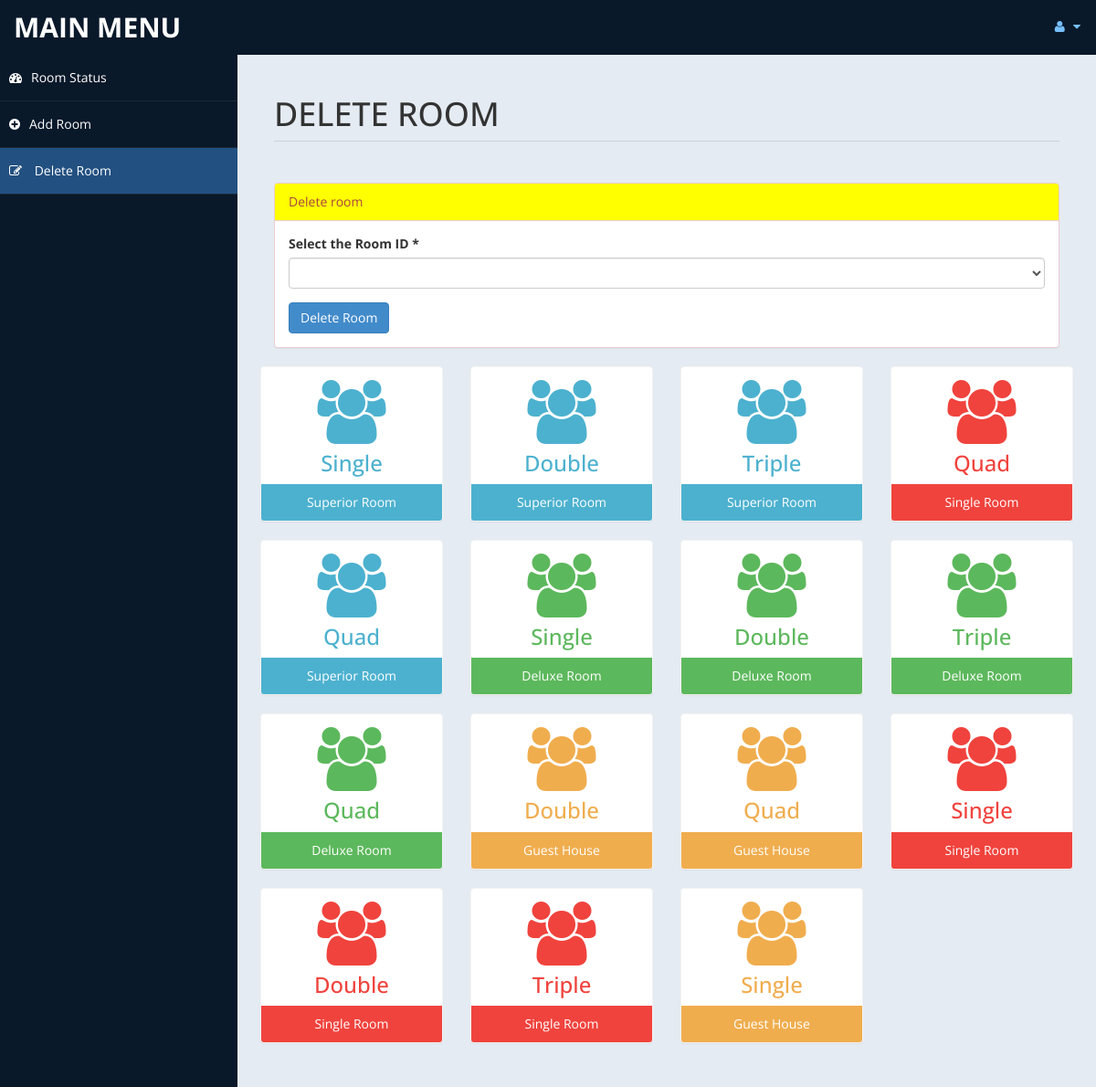
/admin/roomdel.php, run on the app's committed database.
### tables this page shows
CREATE TABLE `room` (
  `id` int(10) UNSIGNED NOT NULL,
  `type` varchar(15) DEFAULT NULL,
  `bedding` varchar(10) DEFAULT NULL,
  `place` varchar(10) DEFAULT NULL,
  `cusid` int(11) DEFAULT NULL
);

### admin/roomdel.php (the view, shortened to what this page needs)
<?php
include('db.php');
$rsql ="select id from room";
$rre=mysqli_query($con,$rsql);
?>
<!DOCTYPE html>
<html xmlns="http://www.w3.org/1999/xhtml">
<head>
    <link href="assets/css/bootstrap.css" rel="stylesheet" />
    <link href="assets/css/font-awesome.css" rel="stylesheet" />
    <link href="assets/css/custom-styles.css" rel="stylesheet" />
</head>
<body>
    <div id="wrapper">
        <nav class="navbar navbar-default top-navbar" role="navigation">
            <div class="navbar-header">
                <a class="navbar-brand" href="home.php">MAIN MENU </a>
            </div>
            <ul class="nav navbar-top-links navbar-right">
                <li class="dropdown">
                    <a class="dropdown-toggle" data-toggle="dropdown" href="#" aria-expanded="false">
                        <i class="fa fa-user fa-fw"></i> <i class="fa fa-caret-down"></i>
                    </a>
                </li>
            </ul>
        </nav>
        <nav class="navbar-default navbar-side" role="navigation">
            <div class="sidebar-collapse">
                <ul class="nav" id="main-menu">
                    <li>
                        <a  href="settings.php"><i class="fa fa-dashboard"></i>Room Status</a>
                    </li>
					<li>
                        <a   href="room.php"><i class="fa fa-plus-circle"></i>Add Room</a>
                    </li>
                    <li>
                        <a  class="active-menu" href="roomdel.php"><i class="fa fa-pencil-square-o"></i> Delete Room</a>
                    </li>
            </div>
        </nav>
        <div id="page-wrapper" >
            <div id="page-inner">
			 <div class="row">
                    <div class="col-md-12">
                        <h1 class="page-header">
                           DELETE ROOM <small></small>
                        </h1>
                    </div>
                </div>
            <div class="row">
                <div class="col-md-12 col-sm-12">
                    <div class="panel panel-danger" >
                        <div class="panel-heading" style="background-color: yellow">
                           Delete room
                        </div>
                        <div class="panel-body">
						<form name="form" method="post">
                            <div class="form-group">
                                            <label>Select the Room ID *</label>
                                            <select name="id"  class="form-control" required>
												<option value selected ></option>
												<?php
												while($rrow=mysqli_fetch_array($rre))
												{
												$value = $rrow['id'];
												 echo '<option value="'.$value.'">'.$value.'</option>';
												}
												?>
                                            </select>
                              </div>
							 <input type="submit" name="del" value="Delete Room" class="btn btn-primary">
							</form>
                        </div>
                    </div>
                </div>
           <?php
						include ('db.php');
						$sql = "select * from room";
						$re = mysqli_query($con,$sql)
				?>
                <div class="row">
				<?php
										while($row= mysqli_fetch_array($re))
										{
												$id = $row['type'];
											if($id == "Superior Room")
											{
												echo"<div class='col-md-3 col-sm-12 col-xs-12'>
													<div class='panel panel-primary text-center no-boder bg-color-blue'>
														<div class='panel-body'>
															<i class='fa fa-users fa-5x'></i>
															<h3>".$row['bedding']."</h3>
														</div>
														<div class='panel-footer back-footer-blue'>
															".$row['type']."
														</div>
													</div>
												</div>";
											}
											else if ($id == "Deluxe Room")
											{
												echo"<div class='col-md-3 col-sm-12 col-xs-12'>
													<div class='panel panel-primary text-center no-boder bg-color-green'>
														<div class='panel-body'>
															<i class='fa fa-users fa-5x'></i>
															<h3>".$row['bedding']."</h3>
														</div>
														<div class='panel-footer back-footer-green'>
															".$row['type']."
														</div>
													</div>
												</div>";
											}
											else if($id =="Guest House")
											{
												echo"<div class='col-md-3 col-sm-12 col-xs-12'>
													<div class='panel panel-primary text-center no-boder bg-color-brown'>
														<div class='panel-body'>
															<i class='fa fa-users fa-5x'></i>
															<h3>".$row['bedding']."</h3>
														</div>
														<div class='panel-footer back-footer-brown'>
															".$row['type']."
														</div>
													</div>
												</div>";
											}
											else if($id =="Single Room")
											{
												echo"<div class='col-md-3 col-sm-12 col-xs-12'>
													<div class='panel panel-primary text-center no-boder bg-color-red'>
														<div class='panel-body'>
															<i class='fa fa-users fa-5x'></i>
															<h3>".$row['bedding']."</h3>
														</div>
														<div class='panel-footer back-footer-red'>
															".$row['type']."
														</div>
													</div>
												</div>";
											}
										}
									?>
                </div>
					</div>
            </div>
        </div>
</body>
</html>

### admin/assets/css/custom-styles.css (style rules this page uses)
body { font-family: 'Open Sans', sans-serif; }
#wrapper { width: 100%; background:#09192A; }
#page-wrapper { padding: 15px 15px; min-height: 600px; background:#E5EBF2; }
#page-inner { width:100%; margin:10px 20px 10px 0px; background-color:transparent; padding:10px; min-height:1200px; }
.text-center { text-align:center; }
.no-boder { border:1px solid #f3f3f3; }
h1, .h1, h2, .h2, h3, .h3 { margin-top: 7px; margin-bottom: -5px; }
.page-header { padding-bottom: 9px; margin: 10px 0 45px; border-bottom: 1px solid #C7D1DD; }
.bg-color-green { background-color: #fff; color: #5cb85c; }
.bg-color-blue { background-color: #fff; color: #4CB1CF }
.bg-color-red { background-color: #fff; color:#F0433D; }
.bg-color-brown { background-color: #fff; color:#f0ad4e; }
.back-footer-green { background-color: #5cb85c; color:#fff; border-top: 0px solid #fff; }
.back-footer-red { background-color: #F0433D; color:#fff; border-top: 0px solid #fff; }
.back-footer-blue { background-color: #4CB1CF; color:#fff; border-top: 0px solid #fff; }
.back-footer-brown { background-color: #f0ad4e; color:#fff; border-top: 0px solid #fff; }
.top-navbar { margin:0px; }
.top-navbar .navbar-brand { color: #fff; width: 260px; text-align: left; height: 60px; font-size: 30px; font-weight: 700; text-transform: uppercase; line-height: 30px; }
.top-navbar .nav > li { position: relative; display: inline-block; }
.top-navbar .nav > li > a { position: relative; display: block; padding: 19px 15px; color: #77C0FD; }
.active-menu { background-color:#225081!important; }
.sidebar-collapse , .sidebar-collapse .nav { background:none; }
.sidebar-collapse .nav { padding:0; }
.sidebar-collapse .nav > li > a { color:#fff; background:transparent; text-shadow:none; }
.sidebar-collapse > .nav > li > a { padding:15px 10px; }
.sidebar-collapse > .nav > li { border-bottom: 1px solid rgba(107, 108, 109, 0.19); }
.navbar-side { border:none; background-color: transparent; }
.top-navbar { background:#09192A; border-bottom:none; }
.top-navbar .nav > li > a > i { margin-right: 2px; }
.navbar-default { border:0px solid black; }
.navbar-header { background: #09192A; }
.nav > li > a > i { margin-right:10px; }
@media (min-width:768px) { #page-wrapper { margin: 0 0 0 260px; padding: 15px 30px; min-height: 1200px; } }
@media (min-width:768px) { .navbar-side { z-index: 1; position: absolute; width: 260px; } }
@media (min-width:768px) { .navbar { border-radius: 0px; } }

### data on the page
room: bedding "Single", type "Superior Room"
room: bedding "Double", type "Superior Room"
room: bedding "Triple", type "Superior Room"
room: bedding "Quad", type "Single Room"
room: bedding "Quad", type "Superior Room"
room: bedding "Single", type "Deluxe Room"
room: bedding "Double", type "Deluxe Room"
room: bedding "Triple", type "Deluxe Room"
room: bedding "Quad", type "Deluxe Room"
room: bedding "Double", type "Guest House"
room: bedding "Quad", type "Guest House"
room: bedding "Single", type "Single Room"
room: bedding "Double", type "Single Room"
room: bedding "Triple", type "Single Room"
room: bedding "Single", type "Guest House"
